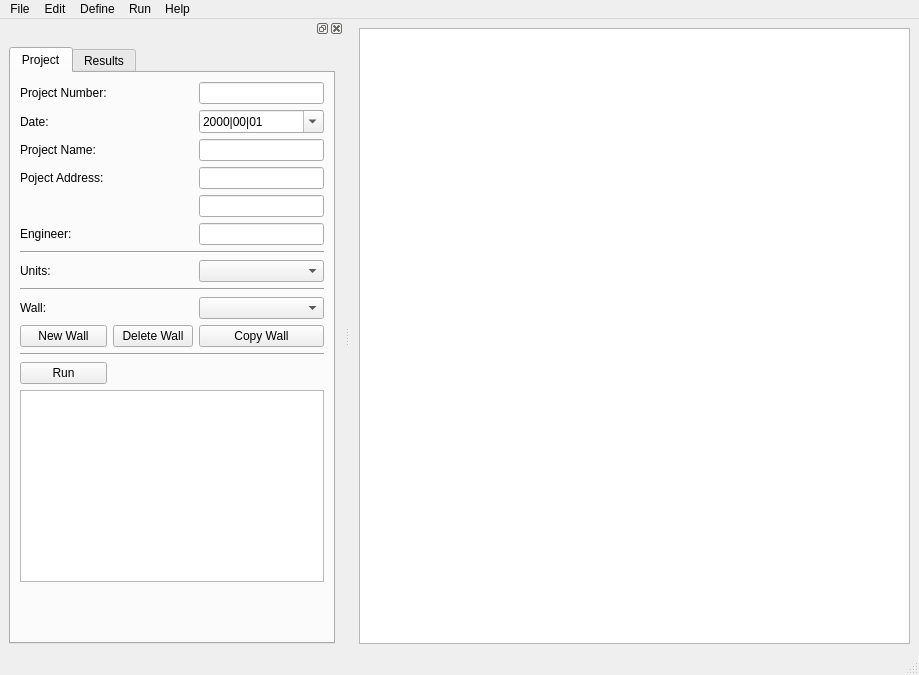
<?xml version="1.0" encoding="UTF-8"?>
<ui version="4.0">
 <class>MainWindow</class>
 <widget class="QMainWindow" name="MainWindow">
  <property name="geometry">
   <rect>
    <x>0</x>
    <y>0</y>
    <width>919</width>
    <height>675</height>
   </rect>
  </property>
  <property name="windowTitle">
   <string>StudWalls</string>
  </property>
  <widget class="QWidget" name="centralwidget">
   <layout class="QHBoxLayout" name="horizontalLayout_3">
    <item>
     <widget class="QGraphicsView" name="main_graphicsView"/>
    </item>
   </layout>
  </widget>
  <widget class="QMenuBar" name="menubar">
   <property name="geometry">
    <rect>
     <x>0</x>
     <y>0</y>
     <width>919</width>
     <height>33</height>
    </rect>
   </property>
   <widget class="QMenu" name="menuFile">
    <property name="title">
     <string>File</string>
    </property>
    <addaction name="actionNew"/>
    <addaction name="actionOpen"/>
    <addaction name="actionSave"/>
    <addaction name="actionSave_As"/>
    <addaction name="separator"/>
    <addaction name="actionPreferences"/>
    <addaction name="separator"/>
    <addaction name="actionClose"/>
   </widget>
   <widget class="QMenu" name="menuEdit">
    <property name="title">
     <string>Edit</string>
    </property>
   </widget>
   <widget class="QMenu" name="menuDefine">
    <property name="title">
     <string>Define</string>
    </property>
    <addaction name="actionLevels"/>
    <addaction name="actionLoads"/>
    <addaction name="actionLoad_Combinations"/>
    <addaction name="actionMaterials"/>
    <addaction name="actionStuds"/>
    <addaction name="actionWalls"/>
   </widget>
   <widget class="QMenu" name="menuRun">
    <property name="title">
     <string>Run</string>
    </property>
    <addaction name="actionAnalze_and_Code_Check"/>
   </widget>
   <widget class="QMenu" name="menuHelp">
    <property name="title">
     <string>Help</string>
    </property>
    <addaction name="actionAbout"/>
   </widget>
   <addaction name="menuFile"/>
   <addaction name="menuEdit"/>
   <addaction name="menuDefine"/>
   <addaction name="menuRun"/>
   <addaction name="menuHelp"/>
  </widget>
  <widget class="QStatusBar" name="statusbar"/>
  <widget class="QDockWidget" name="dockWidget">
   <property name="minimumSize">
    <size>
     <width>344</width>
     <height>514</height>
    </size>
   </property>
   <property name="dockLocation">
    <enum>Qt::DockWidgetArea::LeftDockWidgetArea</enum>
   </property>
   <attribute name="dockWidgetArea">
    <number>1</number>
   </attribute>
   <widget class="QWidget" name="dockWidgetContents">
    <layout class="QHBoxLayout" name="horizontalLayout">
     <item>
      <widget class="QTabWidget" name="main_tabWidget">
       <property name="minimumSize">
        <size>
         <width>0</width>
         <height>0</height>
        </size>
       </property>
       <property name="maximumSize">
        <size>
         <width>16777215</width>
         <height>16777215</height>
        </size>
       </property>
       <property name="sizeIncrement">
        <size>
         <width>0</width>
         <height>0</height>
        </size>
       </property>
       <property name="currentIndex">
        <number>0</number>
       </property>
       <widget class="QWidget" name="project_info_tabWidgetPage">
        <attribute name="title">
         <string>Project</string>
        </attribute>
        <layout class="QGridLayout" name="gridLayout">
         <item row="12" column="0" colspan="3">
          <widget class="Line" name="line_2">
           <property name="orientation">
            <enum>Qt::Orientation::Horizontal</enum>
           </property>
          </widget>
         </item>
         <item row="5" column="0">
          <widget class="QLabel" name="label_3">
           <property name="text">
            <string>Poject Address:</string>
           </property>
          </widget>
         </item>
         <item row="14" column="2">
          <widget class="QPushButton" name="copy_wall_pushButton">
           <property name="text">
            <string>Copy Wall</string>
           </property>
          </widget>
         </item>
         <item row="11" column="0">
          <widget class="QLabel" name="label_9">
           <property name="text">
            <string>Units:</string>
           </property>
          </widget>
         </item>
         <item row="11" column="2">
          <widget class="QComboBox" name="units_comboBox"/>
         </item>
         <item row="6" column="2">
          <widget class="QLineEdit" name="project_address_2_lineEdit"/>
         </item>
         <item row="3" column="0">
          <widget class="QLabel" name="label_8">
           <property name="text">
            <string>Date:</string>
           </property>
          </widget>
         </item>
         <item row="18" column="0" colspan="3">
          <spacer name="verticalSpacer">
           <property name="orientation">
            <enum>Qt::Orientation::Vertical</enum>
           </property>
           <property name="sizeHint" stdset="0">
            <size>
             <width>20</width>
             <height>40</height>
            </size>
           </property>
          </spacer>
         </item>
         <item row="2" column="0">
          <widget class="QLabel" name="label">
           <property name="text">
            <string>Project Number:</string>
           </property>
          </widget>
         </item>
         <item row="8" column="0" colspan="3">
          <widget class="Line" name="line">
           <property name="orientation">
            <enum>Qt::Orientation::Horizontal</enum>
           </property>
          </widget>
         </item>
         <item row="13" column="2">
          <widget class="QComboBox" name="wall_comboBox"/>
         </item>
         <item row="14" column="0">
          <widget class="QPushButton" name="new_wall_pushButton">
           <property name="text">
            <string>New Wall</string>
           </property>
          </widget>
         </item>
         <item row="4" column="0">
          <widget class="QLabel" name="label_2">
           <property name="text">
            <string>Project Name:</string>
           </property>
          </widget>
         </item>
         <item row="13" column="0">
          <widget class="QLabel" name="label_10">
           <property name="text">
            <string>Wall:</string>
           </property>
          </widget>
         </item>
         <item row="2" column="2">
          <widget class="QLineEdit" name="project_number_lineEdit"/>
         </item>
         <item row="14" column="1">
          <widget class="QPushButton" name="delete_wall_pushButton">
           <property name="text">
            <string>Delete Wall</string>
           </property>
          </widget>
         </item>
         <item row="7" column="2">
          <widget class="QLineEdit" name="engineer_lineEdit"/>
         </item>
         <item row="7" column="0">
          <widget class="QLabel" name="label_4">
           <property name="text">
            <string>Engineer:</string>
           </property>
          </widget>
         </item>
         <item row="4" column="2">
          <widget class="QLineEdit" name="project_name_lineEdit"/>
         </item>
         <item row="5" column="2">
          <widget class="QLineEdit" name="project_address_1_lineEdit"/>
         </item>
         <item row="15" column="0" colspan="3">
          <widget class="Line" name="line_3">
           <property name="orientation">
            <enum>Qt::Orientation::Horizontal</enum>
           </property>
          </widget>
         </item>
         <item row="16" column="0">
          <widget class="QPushButton" name="run_pushButton">
           <property name="text">
            <string>Run</string>
           </property>
          </widget>
         </item>
         <item row="17" column="0" colspan="3">
          <widget class="QTextEdit" name="result_summary_textEdit">
           <property name="lineWrapMode">
            <enum>QTextEdit::LineWrapMode::WidgetWidth</enum>
           </property>
           <property name="readOnly">
            <bool>true</bool>
           </property>
          </widget>
         </item>
         <item row="3" column="2">
          <widget class="QDateEdit" name="project_date_dateEdit">
           <property name="buttonSymbols">
            <enum>QAbstractSpinBox::ButtonSymbols::NoButtons</enum>
           </property>
           <property name="displayFormat">
            <string>yyyy|mm|dd</string>
           </property>
           <property name="calendarPopup">
            <bool>true</bool>
           </property>
          </widget>
         </item>
        </layout>
       </widget>
       <widget class="QWidget" name="results_tabWidgetPage">
        <attribute name="title">
         <string>Results</string>
        </attribute>
        <layout class="QHBoxLayout" name="horizontalLayout_2">
         <item>
          <widget class="QTextEdit" name="result_detailed_textEdit">
           <property name="readOnly">
            <bool>true</bool>
           </property>
          </widget>
         </item>
        </layout>
       </widget>
      </widget>
     </item>
    </layout>
   </widget>
  </widget>
  <action name="actionNew">
   <property name="text">
    <string>New</string>
   </property>
  </action>
  <action name="actionOpen">
   <property name="text">
    <string>Open</string>
   </property>
  </action>
  <action name="actionSave">
   <property name="text">
    <string>Save</string>
   </property>
  </action>
  <action name="actionSave_As">
   <property name="text">
    <string>Save As</string>
   </property>
  </action>
  <action name="actionPreferences">
   <property name="text">
    <string>Preferences</string>
   </property>
  </action>
  <action name="actionClose">
   <property name="text">
    <string>Close</string>
   </property>
  </action>
  <action name="actionMaterials">
   <property name="text">
    <string>Materials</string>
   </property>
  </action>
  <action name="actionStuds">
   <property name="text">
    <string>Studs</string>
   </property>
  </action>
  <action name="actionLoads">
   <property name="text">
    <string>Loads</string>
   </property>
  </action>
  <action name="actionLoad_Combinations">
   <property name="text">
    <string>Load Combinations</string>
   </property>
  </action>
  <action name="actionLevels">
   <property name="text">
    <string>Levels</string>
   </property>
  </action>
  <action name="actionAnalze_and_Code_Check">
   <property name="text">
    <string>Analze and Code Check</string>
   </property>
  </action>
  <action name="actionWalls">
   <property name="text">
    <string>Walls</string>
   </property>
  </action>
  <action name="actionAbout">
   <property name="text">
    <string>About</string>
   </property>
  </action>
 </widget>
 <resources/>
 <connections/>
</ui>
